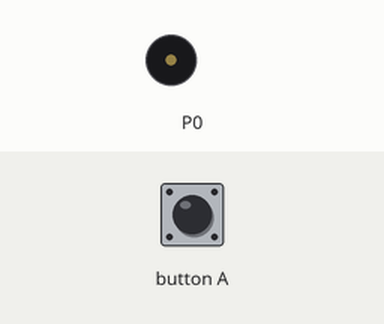
A program run on a simulated BBC micro:bit (MakeCode). Parts: buzzer (waves = sounding). The test bench sets the inputs (shaded band).

Above: at 1.2 s.
1.3 s: button A pressed for 0.15 s
At 1.8 s:
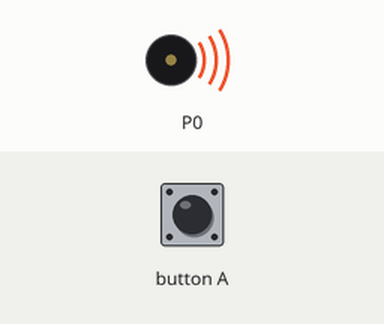
Timing chart, 0 to 7.5 s (numbered marks = the images above; inputs shaded):
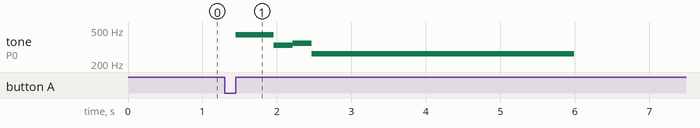

The program:

main.ts
```typescript
input.onButtonPressed(Button.A, function () {
    music.playTone(440, music.beat(BeatFraction.Whole))
    music.playTone(330, music.beat(BeatFraction.Half))
    music.playTone(349, music.beat(BeatFraction.Half))
    music.playTone(262, music.beat(BeatFraction.Whole))
    music.playTone(262, music.beat(BeatFraction.Whole))
    music.playTone(262, music.beat(BeatFraction.Whole))
    music.playTone(262, music.beat(BeatFraction.Whole))
    music.playTone(262, music.beat(BeatFraction.Whole))
    music.playTone(262, music.beat(BeatFraction.Whole))
    music.playTone(262, music.beat(BeatFraction.Whole))
})
```

test.ts
```typescript
// aquí va el archivo "tests"; esto no se compilará cuando este paquete se utilice como una extensión.
```

Measured:
- after the input at 1.3 s, tone on P0: plays 440 Hz for 0.51 s, 330 Hz for 0.26 s, 349 Hz for 0.26 s, 262 Hz for 3.5 s, starting after 0.15 s
